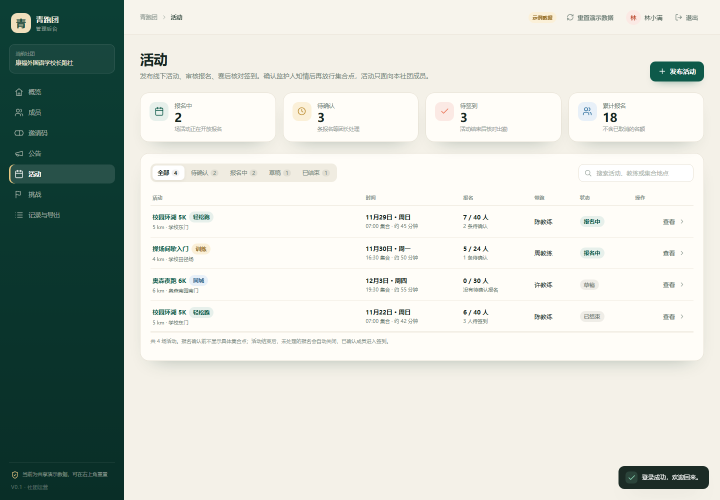
#> input picture admin/shots/activities/01-activity-list.png, 1440 x 1000 px (shown at 1/2 size); its folder holds only this picture in this run
$ python _sheet.py
#> lines starting #> are read from the running program, lines starting #| are printed output that depends on the picture
from PIL import Image, ImageDraw
import os, glob
files = sorted(glob.glob(r'E:/QPTapp/admin/shots/activities/*.png'))
files = [f for f in files if 'contact-sheet' not in f]
print(len(files))
for f in files:
    print(os.path.basename(f), Image.open(f).size)
cols, rows, tw, th = 3, 6, 480, 334
sheet = Image.new('RGB', (cols*tw, rows*(th+24)), '#f3f0e8')
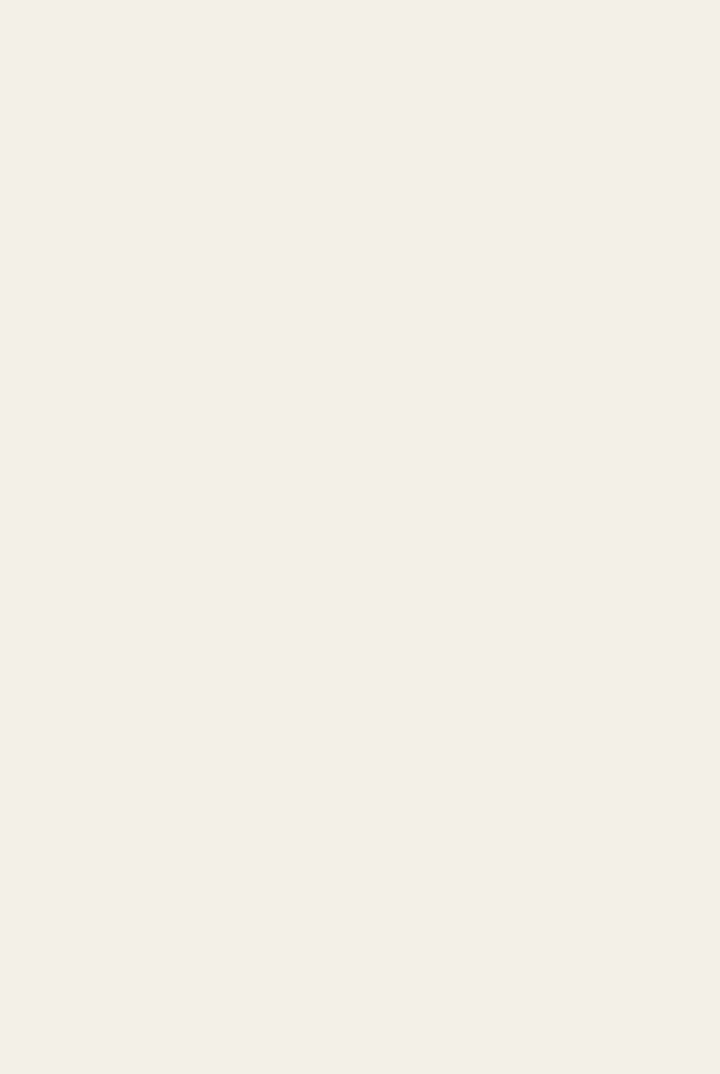
#> sheet: PIL image 1440x2148 RGB (shown at 1/2 size); mean R, G, B 243, 240, 232
d = ImageDraw.Draw(sheet)
for i, f in enumerate(files):
    im = Image.open(f).convert('RGB')
#> im is the input picture: PIL image 1440x1000 RGB; mean R, G, B 204.2, 210.2, 202.7
    im.thumbnail((tw, th))
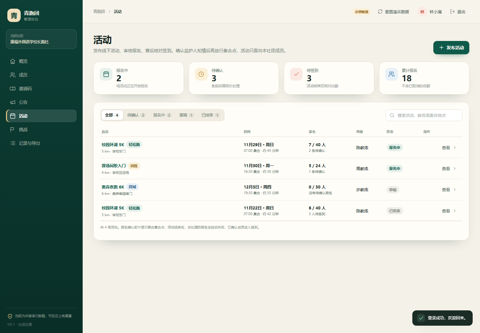
#> im: PIL image 480x333 RGB; mean R, G, B 204.1, 210.1, 202.7
    x = (i % cols) * tw
    y = (i // cols) * (th+24)
    sheet.paste(im, (x, y+24))
    d.text((x+8, y+5), os.path.basename(f).replace('.png',''), fill='#172621')
sheet.save(r'E:/QPTapp/admin/shots/activities/contact-sheet.png')
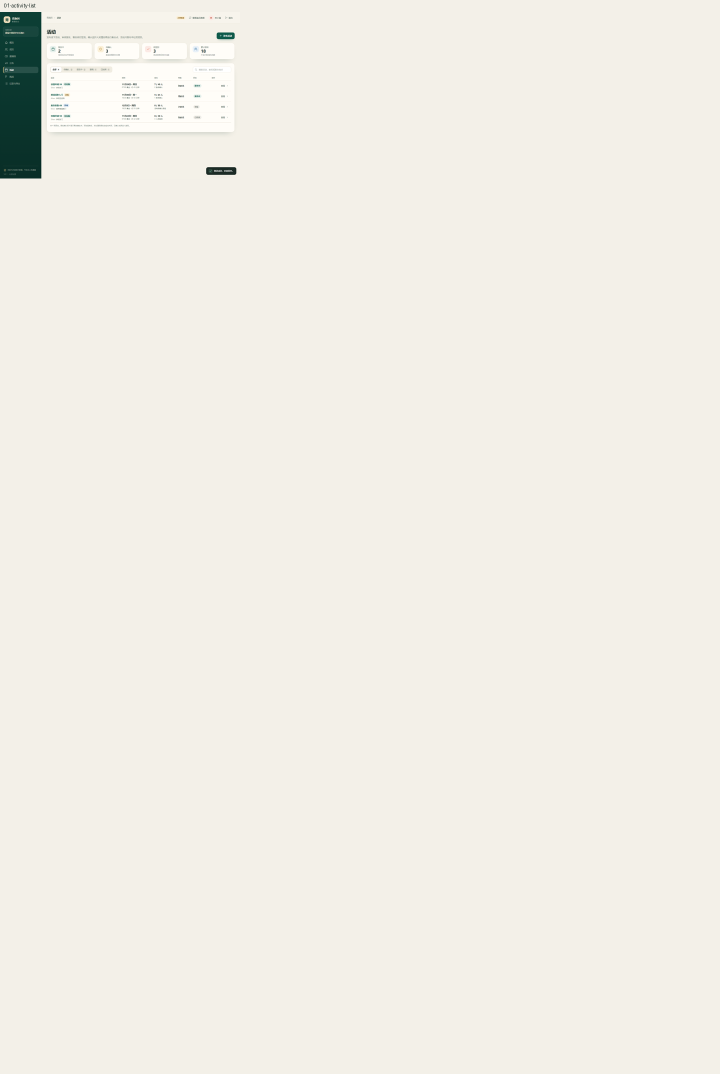
#> saved as contact-sheet.png: PIL image 1440x2148 RGB (shown at 1/2 size); mean R, G, B 241, 238.4, 230.5
print('sheet', sheet.size)
#| sheet (1440, 2148)

$ run again, on admin/shots/activities/05-consent-registered.png
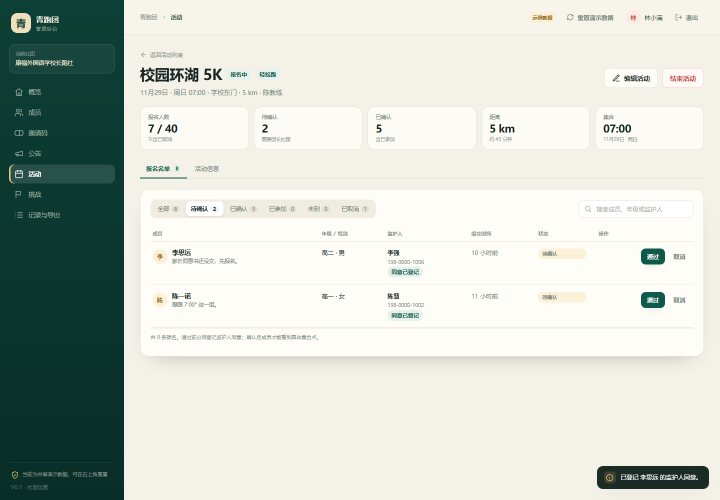
#> input picture admin/shots/activities/05-consent-registered.png, 1440 x 1000 px (shown at 1/2 size)
#> im is the input picture: PIL image 1440x1000 RGB; mean R, G, B 203.9, 209.6, 201.8
#> `im.thumbnail((tw, th))`:
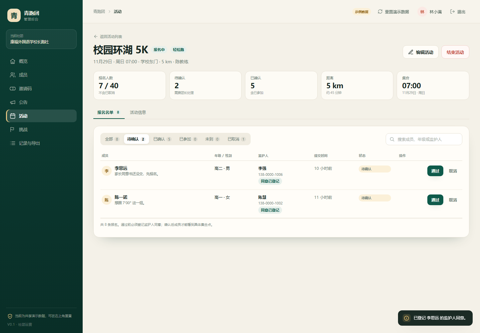
#> im: PIL image 480x333 RGB; mean R, G, B 203.8, 209.6, 201.8
#| sheet (1440, 2148)

$ run again, on admin/shots/activities/07-approved.png
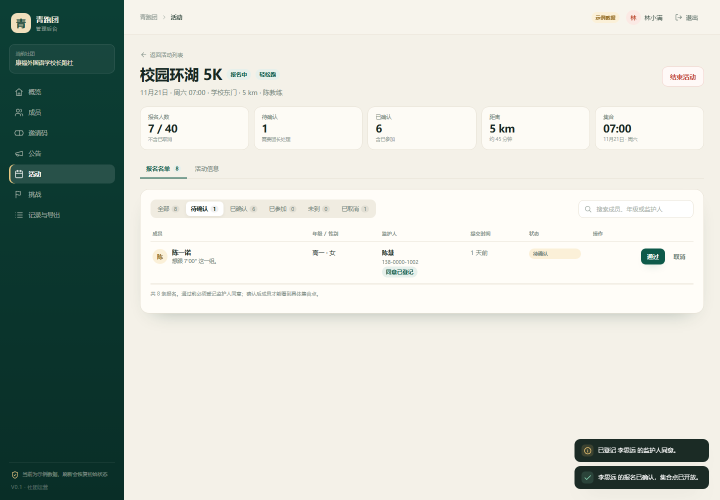
#> input picture admin/shots/activities/07-approved.png, 1440 x 1000 px (shown at 1/2 size)
#> im is the input picture: PIL image 1440x1000 RGB; mean R, G, B 201.7, 207.4, 199.4
#> `im.thumbnail((tw, th))`:
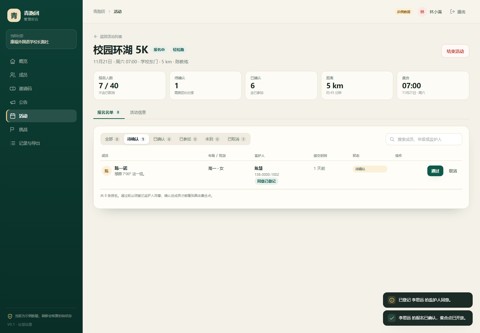
#> im: PIL image 480x333 RGB; mean R, G, B 201.7, 207.4, 199.4
#> `sheet.save(r'E:/QPTapp/admin/shots/activities/contact-sheet.png')`:
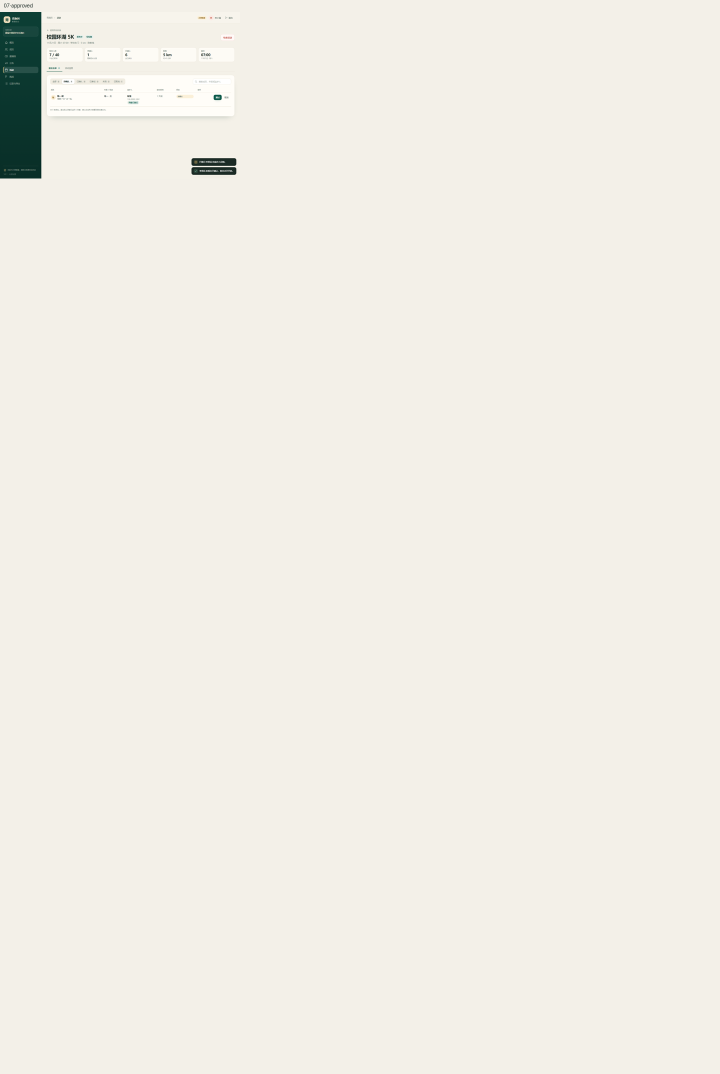
#> saved as contact-sheet.png: PIL image 1440x2148 RGB (shown at 1/2 size); mean R, G, B 240.9, 238.3, 230.3
#| sheet (1440, 2148)

$ run again, on admin/shots/activities/02-pending-activities.png
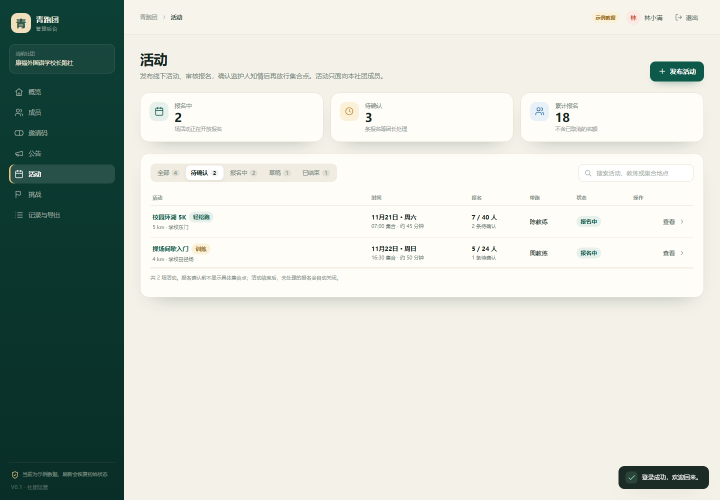
#> input picture admin/shots/activities/02-pending-activities.png, 1440 x 1000 px (shown at 1/2 size)
#> im is the input picture: PIL image 1440x1000 RGB; mean R, G, B 203.9, 209.7, 201.9
#> `im.thumbnail((tw, th))`:
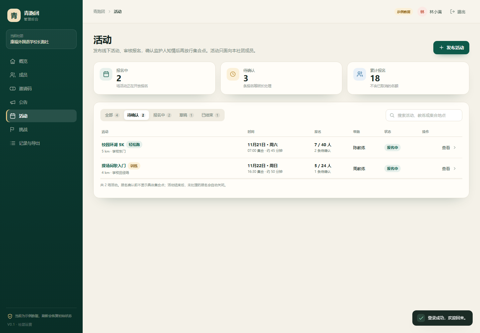
#> im: PIL image 480x333 RGB; mean R, G, B 203.9, 209.7, 201.9
#| sheet (1440, 2148)
